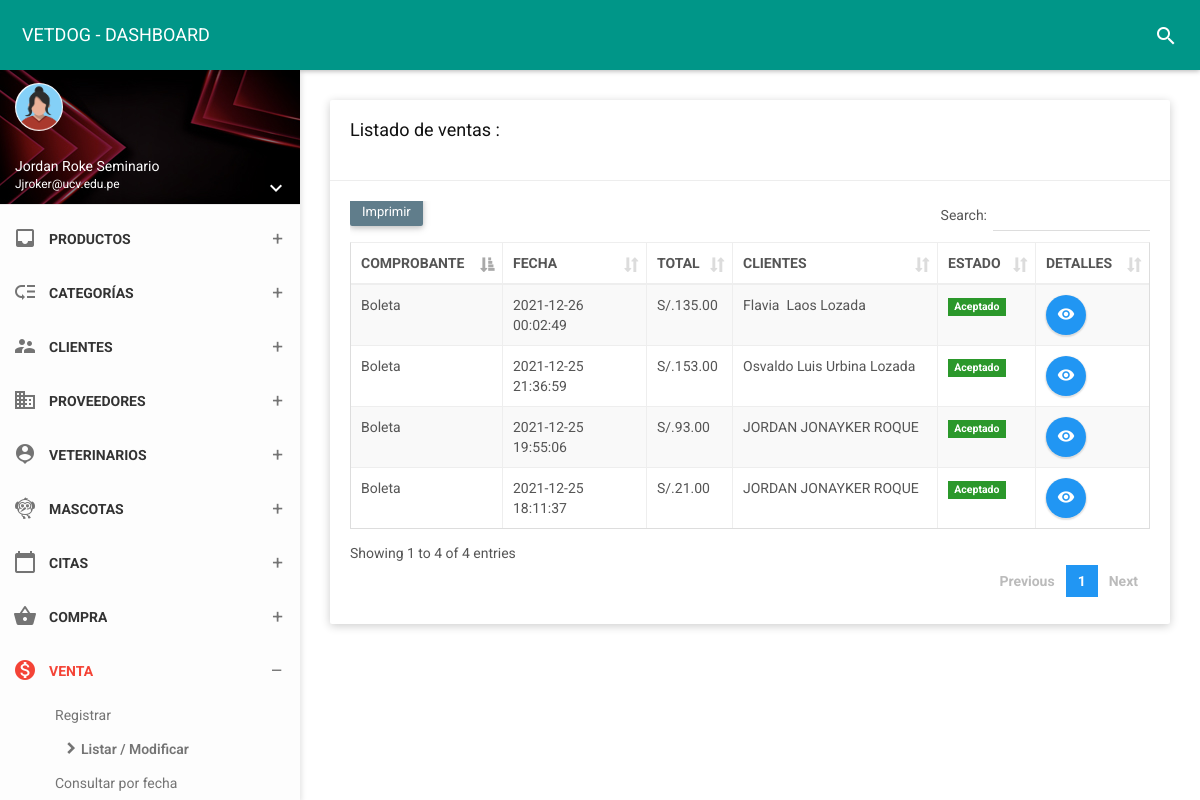
The app's page /folder/venta.php (signed in) with its own data.
### tables this page shows
CREATE TABLE `venta` (
  `id_venta` int(11) NOT NULL,
  `fecha` datetime NOT NULL,
  `numfact` int(11) NOT NULL,
  `estado` char(1) NOT NULL,
  `id_due` int(11) NOT NULL,
  `total` decimal(10,2) NOT NULL,
  `tipoc` varchar(25) NOT NULL,
  `tipopa` varchar(25) NOT NULL,
  `numtarj` char(20) NOT NULL,
  `typetarj` varchar(20) NOT NULL,
  `nomtarj` varchar(40) NOT NULL,
  `expmon` char(1) NOT NULL,
  `expyear` char(2) NOT NULL,
  `cvc` char(4) NOT NULL,
  `recibir` decimal(10,2) NOT NULL,
  `cambio` decimal(10,2) NOT NULL
);

CREATE TABLE `owner` (
  `id_due` int(11) NOT NULL,
  `dni_due` char(8) NOT NULL,
  `nom_due` varchar(35) NOT NULL,
  `ape_due` varchar(35) NOT NULL,
  `fecnaci` varchar(35) NOT NULL,
  `movil` char(9) NOT NULL,
  `fijo` char(6) NOT NULL,
  `correo` varchar(30) NOT NULL,
  `direc` varchar(150) NOT NULL,
  `estado` char(1) NOT NULL,
  `usuario` varchar(25) NOT NULL,
  `contra` varchar(255) NOT NULL,
  `cargo` int(11) NOT NULL,
  `foto` varchar(255) NOT NULL,
  `fere` timestamp NOT NULL DEFAULT current_timestamp() ON UPDATE current_timestamp()
);

### controlador/ventacontrolador.php (called while the page is built, shortened)
<?php
class ventacontrolador{
    function mostrar(){
        require_once '../vista/venta/mostrar.php';
    }
    }

### vista/venta/mostrar.php (the view, shortened to what this page needs)
<!DOCTYPE html>
<html>
<head>
    <link href="../assets/plugins/bootstrap/css/bootstrap.css" rel="stylesheet">
    <link href="../assets/plugins/node-waves/waves.css" rel="stylesheet" />
    <link href="../assets/plugins/animate-css/animate.css" rel="stylesheet" />
    <link href="../assets/plugins/jquery-datatable/skin/bootstrap/css/dataTables.bootstrap.css" rel="stylesheet">
    <link href="../css/style.css" rel="stylesheet">
    <link href="../assets/css/themes/all-themes.css" rel="stylesheet" />
</head>
<body class="theme-red">
    <nav class="navbar">
        <div class="container-fluid">
            <div class="navbar-header">
                <a class="navbar-brand" href="../vista/panel-admin/administrador"> VETDOG - DASHBOARD </a>
            </div>
            <div class="collapse navbar-collapse" id="navbar-collapse">
                <ul class="nav navbar-nav navbar-right">
                    <li><a href="javascript:void(0);" class="js-search" data-close="true"><i class="material-icons">search</i></a></li>
                </ul>
            </div>
        </div>
    </nav>
    <section>
        <aside id="leftsidebar" class="sidebar">
            <div class="user-info">
                <div class="image">
                    <img src="../assets/img/mujerico.png" width="48" height="48" alt="User" />
                </div>
                <div class="info-container">
                    <div class="name" data-toggle="dropdown" aria-haspopup="true" aria-expanded="false"><?php echo ucfirst($_SESSION['nombre']); ?></div>
                    <div class="email"><?php echo ucfirst($_SESSION['correo']); ?></div>
                    <div class="btn-group user-helper-dropdown">
                        <i class="material-icons" data-toggle="dropdown" aria-haspopup="true" aria-expanded="true">keyboard_arrow_down</i>
                    </div>
                </div>
            </div>
            <div class="menu">
                <ul class="list">
                    <li>
                        <a href="../vista/panel-admin/administrador">
                        </a>
                    </li>
                    <li>
                        <a href="javascript:void(0);" class="menu-toggle">
                            <i class="material-icons">inbox</i>
                            <span>PRODUCTOS</span>
                        </a>
                    </li>
                    <li>
                        <a href="javascript:void(0);" class="menu-toggle">
                            <i class="material-icons">low_priority</i>
                            <span>CATEGORÍAS</span>
                        </a>
                    </li>
                    <li>
                        <a href="javascript:void(0);" class="menu-toggle">
                            <i class="material-icons">supervisor_account</i>
                            <span>CLIENTES</span>
                        </a>
                    </li>
                    <li>
                        <a href="javascript:void(0);" class="menu-toggle">
                            <i class="material-icons">business</i>
                            <span>PROVEEDORES</span>
                        </a>
                    </li>
                    <li>
                        <a href="javascript:void(0);" class="menu-toggle">
                            <i class="material-icons">person_pin</i>
                            <span>VETERINARIOS</span>
                        </a>
                    </li>
                    <li>
                        <a href="javascript:void(0);" class="menu-toggle">
                            <i class="material-icons">flutter_dash</i>
                            <span>MASCOTAS</span>
                        </a>
</li>
                    <li>
                        <a href="javascript:void(0);" class="menu-toggle">
                            <i class="material-icons">calendar_today</i>
                            <span>CITAS</span>
                        </a>
    </li>
    <li>
                        <a href="javascript:void(0);" class="menu-toggle">
                            <i class="material-icons">shopping_basket</i>
                            <span>COMPRA</span>
                        </a>
    </li>
<li class="active">
                        <a href="javascript:void(0);" class="menu-toggle">
                            <i class="material-icons">monetization_on</i>
                            <span>VENTA</span>
                        </a>
                        <ul class="ml-menu">
                            <li>
                                <a href="../vista/venta/nuevo">Registrar</a>
                            </li>
                            <li class="active">
                                <a href="venta">Listar / Modificar</a>
                            </li>
                            <li>
                                <a href="../vista/venta/venta_fecha">Consultar por fecha</a>
                            </li>
                        </ul>
    </li>
    </section>
    <section class="content">
        <div class="container-fluid">
            <div class="row clearfix">
                <div class="col-lg-12 col-md-12 col-sm-12 col-xs-12">
                    <div class="card">
                        <div class="header">
                            <h2>
                                Listado de ventas :
                            </h2><br>
                        </div>
                        <div class="body">
                            <div class="table-responsive">
                                <?php
$contraseña = "";
$usuario = "root";
$nombre_base_de_datos = "vetdog";
try{
    $base_de_datos = new PDO('mysql:host=localhost;dbname=' . $nombre_base_de_datos, $usuario, $contraseña);
     $base_de_datos->query("set names utf8;");
    $base_de_datos->setAttribute(PDO::ATTR_EMULATE_PREPARES, FALSE);
    $base_de_datos->setAttribute(PDO::ATTR_ERRMODE, PDO::ERRMODE_EXCEPTION);
    $base_de_datos->setAttribute(PDO::ATTR_DEFAULT_FETCH_MODE, PDO::FETCH_OBJ);
}catch(Exception $e){
    echo "Ocurrió algo con la base de datos: " . $e->getMessage();
}
$sentencia = $base_de_datos->query("SELECT  venta.fecha, venta.id_venta,venta.estado, venta.total,venta.tipoc, venta.tipopa, owner.id_due, owner.dni_due, owner.nom_due, owner.ape_due, owner.fecnaci, owner.movil, owner.fijo, owner.correo, owner.direc,venta.numtarj, venta.typetarj, venta.nomtarj, venta.expmon, venta.expyear, venta.cvc, venta.recibir , venta.cambio,
GROUP_CONCAT( products.nompro, '..', products.codigo, '..',products.precV, '..', productos_vendidos.canti SEPARATOR '__') AS products FROM venta INNER JOIN productos_vendidos ON productos_vendidos.id_venta = venta.id_venta INNER JOIN products ON products.id_prod = productos_vendidos.id_prod INNER JOIN owner ON venta.id_due =owner.id_due GROUP BY venta.id_venta ORDER BY venta.id_venta DESC;");
$ventas = $sentencia->fetchAll(PDO::FETCH_OBJ);
?>
                                <table class="table table-bordered table-striped table-hover dataTable js-exportable">
                                    <thead>
                                        <tr>
                                        <th>COMPROBANTE</th>
                                        <th>FECHA</th>
                                        <th>TOTAL</th>
                                        <th>CLIENTES</th>
                                        <th>ESTADO</th>
                                        <th>DETALLES</th>
                                    </tr>
                                    </thead>
                                    <tbody>
                                    <?php foreach($ventas as $venta){ ?>
                                    <tr>
                                    <td><?php echo $venta->tipoc ?></td>
                                    <td><?php echo $venta->fecha ?></td>
                                    <td>S/.<?php echo $venta->total ?></td>
                                    <td><?php echo $venta->nom_due ?>&nbsp;<?php echo $venta->ape_due ?></td>
                                    <td>
                <?php
                if($venta->estado==1)  { ?>
                <form  method="get" action="javascript:activo('<?php echo $venta->id_venta; ?>')">
                    <span class="label label-success">Aceptado</span>
                </form>
                <?php  }   else {?>
                    <form  method="get" action="javascript:inactivo('<?php echo $venta->id_venta; ?>')">
                        <button type="submit" class="btn btn-danger btn-xs">Anuladas</button>
                     </form>
                        <?php  } ?>
            </td>
            <td>
                <a type="button" href="../vista/venta/detalles?id=<?php echo $venta->id_venta; ?>"  class="btn bg-blue btn-circle waves-effect waves-circle waves-float">
                    <i class="material-icons">remove_red_eye</i>
                </a>
            </td>
                                    </tr>
                                     <?php } ?>
                                </tbody>
                                </table>
                            </div>
                        </div>
                    </div>
                </div>
            </div>
        </div>
    </section>
</body>
</html>

### assets/css/themes/all-themes.css (style rules this page uses)
.theme-red .navbar-brand { color: #fff; }
.theme-red .nav > li > a { color: #fff; }
.theme-red .sidebar .menu .list li.active { background-color: transparent; }
.theme-red .sidebar .menu .list li.active > :first-child i, .theme-red .sidebar .menu .list li.active > :first-child span { color: #F44336; }
.theme-red .sidebar .menu .list .toggled { background-color: transparent; }
.theme-red .sidebar .menu .list .ml-menu { background-color: transparent; }

### records on screen
venta: tipoc "Boleta", fecha "2021-12-26 00:02:49", total "135.00", id_due.nom_due "Flavia", id_due.ape_due "Laos Lozada"
venta: tipoc "Boleta", fecha "2021-12-25 21:36:59", total "153.00", id_due.nom_due "Osvaldo Luis", id_due.ape_due "Urbina Lozada"
venta: tipoc "Boleta", fecha "2021-12-25 19:55:06", total "93.00", id_due.nom_due "JORDAN JONAYKER", id_due.ape_due "ROQUE"
venta: tipoc "Boleta", fecha "2021-12-25 18:11:37", total "21.00", id_due.nom_due "JORDAN JONAYKER", id_due.ape_due "ROQUE"

### other values on screen
$_SESSION['nombre'] "Jordan Roke Seminario"
$_SESSION['correo'] "Jjroker@ucv.edu.pe"
